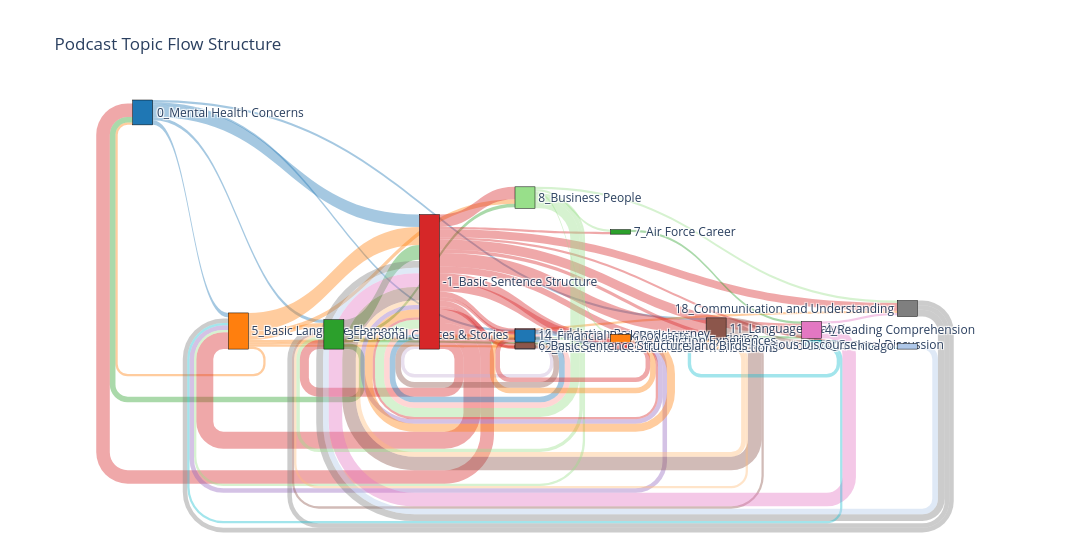

Here is the notebook cell this chart was saved with:
### Markdown cell above
### Topic-wise narretive flow for : <span style="background-color: #f8c58bff; color: black; padding: 0 5px;">Education</span>

### Code cell
sankey(G, Weight=1) # Weight represent the transitional weight of each edge

### Figure 1 — Plotly figure (JSON) as saved in the notebook; plotly's stock layout.template omitted (floating-point values rounded to 4 significant figures)
{"data": [{"arrangement": "snap", "link": {"color": ["rgba(31, 119, 180, 0.4)", "rgba(31, 119, 180, 0.4)", "rgba(31, 119, 180, 0.4)", "rgba(31, 119, 180, 0.4)", "rgba(31, 119, 180, 0.4)", "rgba(255, 127, 14, 0.4)", "rgba(255, 127, 14, 0.4)", "rgba(255, 127, 14, 0.4)", "rgba(255, 127, 14, 0.4)", "rgba(255, 127, 14, 0.4)", "rgba(255, 127, 14, 0.4)", "rgba(255, 127, 14, 0.4)", "rgba(44, 160, 44, 0.4)", "rgba(44, 160, 44, 0.4)", "rgba(44, 160, 44, 0.4)", "rgba(44, 160, 44, 0.4)", "rgba(44, 160, 44, 0.4)", "rgba(214, 39, 40, 0.4)", "rgba(214, 39, 40, 0.4)", "rgba(214, 39, 40, 0.4)", "rgba(214, 39, 40, 0.4)", "rgba(214, 39, 40, 0.4)", "rgba(214, 39, 40, 0.4)", "rgba(214, 39, 40, 0.4)", "rgba(214, 39, 40, 0.4)", "rgba(214, 39, 40, 0.4)", "rgba(214, 39, 40, 0.4)", "rgba(214, 39, 40, 0.4)", "rgba(214, 39, 40, 0.4)", "rgba(214, 39, 40, 0.4)", "rgba(214, 39, 40, 0.4)", "rgba(214, 39, 40, 0.4)", "rgba(214, 39, 40, 0.4)", "rgba(214, 39, 40, 0.4)", "rgba(148, 103, 189, 0.4)", "rgba(148, 103, 189, 0.4)", "rgba(148, 103, 189, 0.4)", "rgba(148, 103, 189, 0.4)", "rgba(140, 86, 75, 0.4)", "rgba(140, 86, 75, 0.4)", "rgba(140, 86, 75, 0.4)", "rgba(140, 86, 75, 0.4)", "rgba(227, 119, 194, 0.4)", "rgba(227, 119, 194, 0.4)", "rgba(127, 127, 127, 0.4)", "rgba(127, 127, 127, 0.4)", "rgba(127, 127, 127, 0.4)", "rgba(23, 190, 207, 0.4)", "rgba(23, 190, 207, 0.4)", "rgba(23, 190, 207, 0.4)", "rgba(174, 199, 232, 0.4)", "rgba(255, 187, 120, 0.4)", "rgba(255, 187, 120, 0.4)", "rgba(152, 223, 138, 0.4)", "rgba(152, 223, 138, 0.4)", "rgba(152, 223, 138, 0.4)", "rgba(152, 223, 138, 0.4)", "rgba(152, 223, 138, 0.4)", "rgba(152, 223, 138, 0.4)", "rgba(255, 152, 150, 0.4)", "rgba(255, 152, 150, 0.4)", "rgba(197, 176, 213, 0.4)", "rgba(31, 119, 180, 0.4)", "rgba(31, 119, 180, 0.4)", "rgba(255, 127, 14, 0.4)", "rgba(255, 127, 14, 0.4)", "rgba(44, 160, 44, 0.4)", "rgba(214, 39, 40, 0.4)", "rgba(214, 39, 40, 0.4)", "rgba(140, 86, 75, 0.4)"], "source": [0, 0, 0, 0, 0, 1, 1, 1, 1, 1, 1, 1, 2, 2, 2, 2, 2, 3, 3, 3, 3, 3, 3, 3, 3, 3, 3, 3, 3, 3, 3, 3, 3, 3, 4, 4, 4, 4, 5, 5, 5, 5, 6, 6, 7, 7, 7, 9, 9, 9, 10, 11, 11, 12, 12, 12, 12, 12, 12, 13, 13, 14, 15, 15, 16, 16, 17, 18, 18, 20], "target": [1, 2, 3, 5, 15, 0, 2, 3, 9, 12, 7, 15, 3, 0, 12, 6, 4, 4, 0, 2, 6, 5, 1, 9, 7, 11, 12, 13, 14, 15, 16, 10, 20, 17, 5, 1, 11, 3, 3, 2, 9, 6, 7, 3, 2, 3, 1, 10, 1, 5, 3, 3, 2, 3, 2, 7, 4, 1, 17, 3, 16, 3, 3, 18, 13, 3, 6, 15, 3, 3], "value": [4, 3, 11, 2, 2, 2, 4, 16, 2, 4, 2, 2, 13, 5, 3, 2, 2, 8, 12, 8, 9, 12, 15, 3, 7, 6, 11, 5, 3, 3, 8, 2, 5, 2, 2, 4, 2, 4, 12, 2, 3, 2, 2, 12, 4, 6, 4, 3, 2, 3, 5, 4, 2, 8, 3, 2, 2, 2, 2, 5, 4, 3, 5, 4, 5, 7, 2, 4, 2, 5]}, "node": {"align": "left", "color": ["#1f77b4", "#ff7f0e", "#2ca02c", "#d62728", "#9467bd", "#8c564b", "#e377c2", "#7f7f7f", "#bcbd22", "#17becf", "#aec7e8", "#ffbb78", "#98df8a", "#ff9896", "#c5b0d5", "#1f77b4", "#ff7f0e", "#2ca02c", "#d62728", "#9467bd", "#8c564b"], "label": ["0_Mental Health Concerns", "5_Basic Language Elements", "3_Personal Choices & Stories", "-1_Basic Sentence Structure", "17_Human Experience", "11_Language Analysis", "4_Reading Comprehension", "18_Communication and Understanding", "15_Poetry and Music", "9_General Discussion", "2_Police Violence in Chicago", "13_Religious Discourse", "8_Business People", "19_Addiction Recovery Journey", "12_Massachusetts Real Estate Transactions", "14_Financial Rock Podcasts", "10_Addiction Experiences", "7_Air Force Career", "1_Puffin Island Birds", "16_International Higher Education Development", "6_Basic Sentence Structure"], "line": {"color": "black", "width": 0.5}, "pad": 15, "thickness": 20}, "type": "sankey", "valueformat": ".0f", "valuesuffix": "TWh"}], "layout": {"font": {"size": 12}, "height": 550, "title": {"text": "Podcast Topic Flow Structure"}, "width": 1400}}
